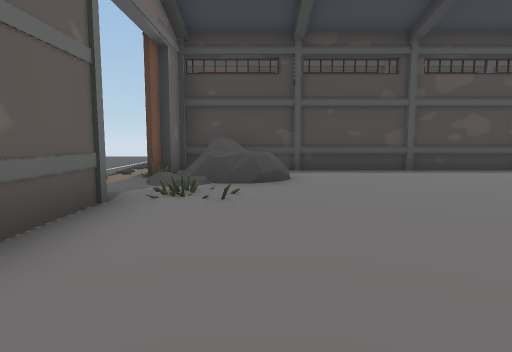
[1] (above)

14 first-person views from a walk through a 3-D level made in the Unity game engine. The camera is 1.3 m above the floor, tilts 6° down and sees 75° across. The floor is counted in squares, 2 m on a side. Each view is taken from the middle of a square. On the plan, view 1 faces up. The plan holds only what a view shows up to about 10 squares ahead; the rest is blank.

[2]
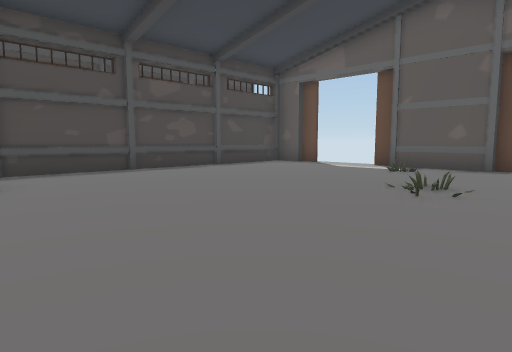

[3]
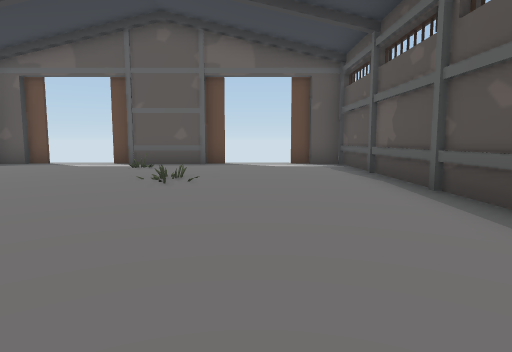

[4]
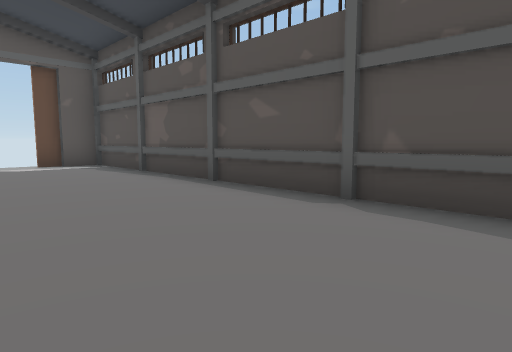

[5]
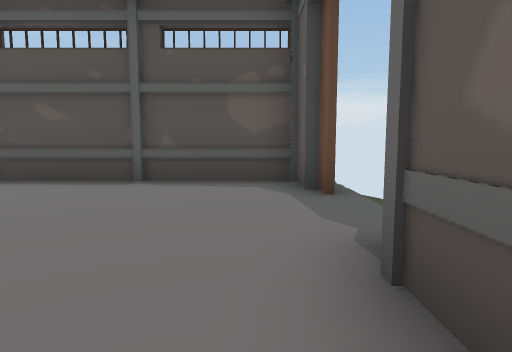

[6]
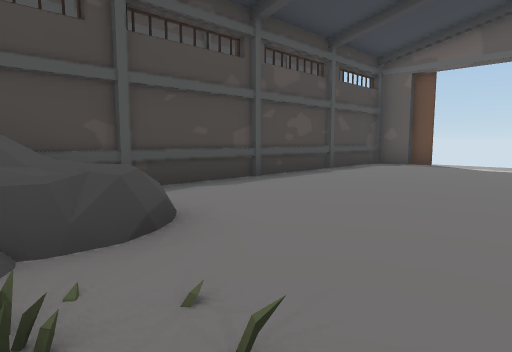

[7]
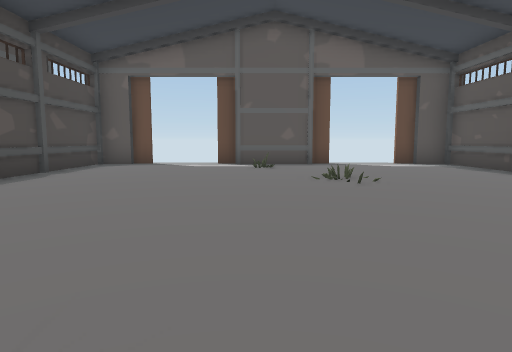

[8]
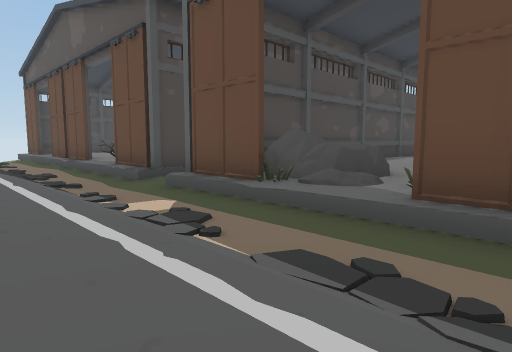

[9]
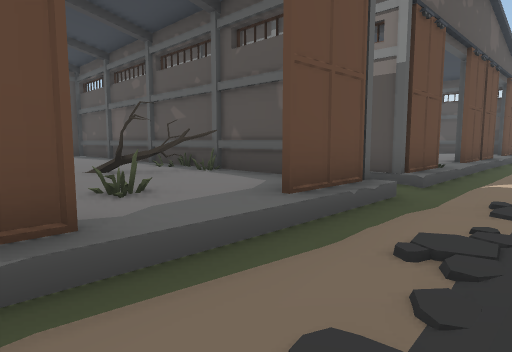

[10]
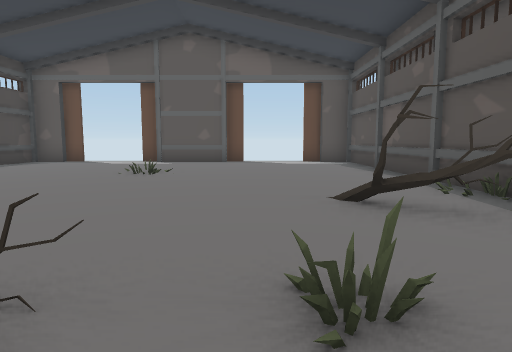

[11]
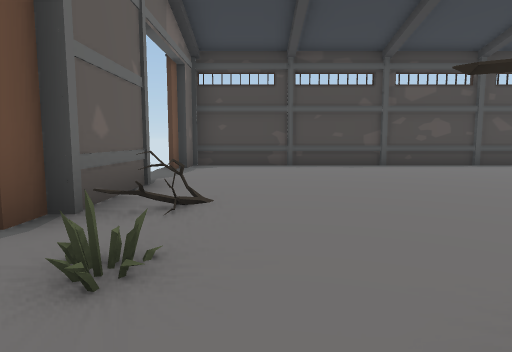

[12]
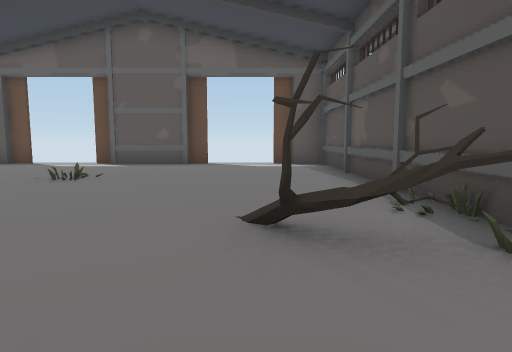

[13]
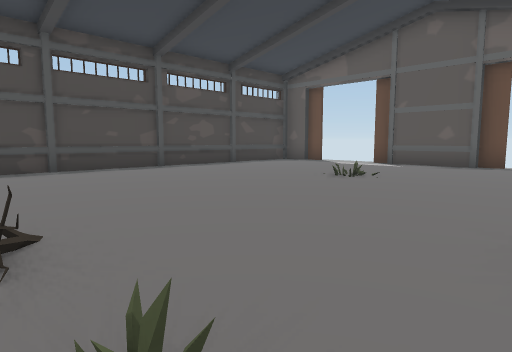

[14]
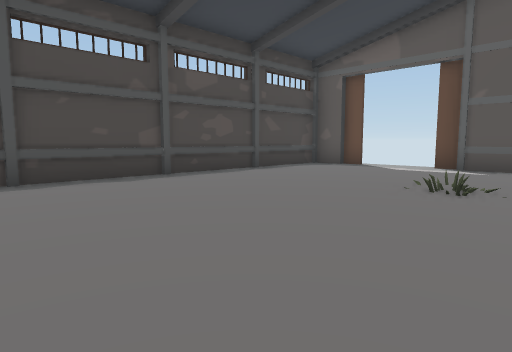

### Floor plan
Key: @ floor where view 1 was taken; # wall or solid block; . main floor; - floor 0.25 m lower than the main floor; _ floor 0.5 m lower than the main floor; / step, stairs or slope; O other object.
Columns run from 5 left of view 1 to 9 right of it. Each row starts with its distance up from view 1.
 19    ###########
 18    #.........#
 17    .........../
 16    .........../
 15   _#.........#/
 14   _#.........#
 13  --#O........#/
 12  -_.........../
 11  -_...O......./
 10  -_#..O......#
  9  -/###########
  8  -_// / /
  7 --_############
  6 --/#OO......../
  5 --_//O......../
  4 --/#.........#/
  3 --_#.........#
  2    #.........#
  1    #.........#/
  0    ..@......../
 -1    .........../
 -2    #.........##
 -3    ###########

Positions as (right, up) in squares from view 1, and headings:
1: (0, 0), facing up
2: (0, 0), facing up-right
3: (-1, 0), facing right
4: (-1, 1), facing down-right
5: (-1, 3), facing down
6: (-1, 3), facing up-right
7: (-1, 3), facing right
8: (-5, 3), facing up-right
9: (-4, 13), facing down-right
10: (-2, 12), facing right
11: (0, 10), facing up
12: (-1, 11), facing right
13: (-1, 11), facing up-right
14: (0, 13), facing up-right
